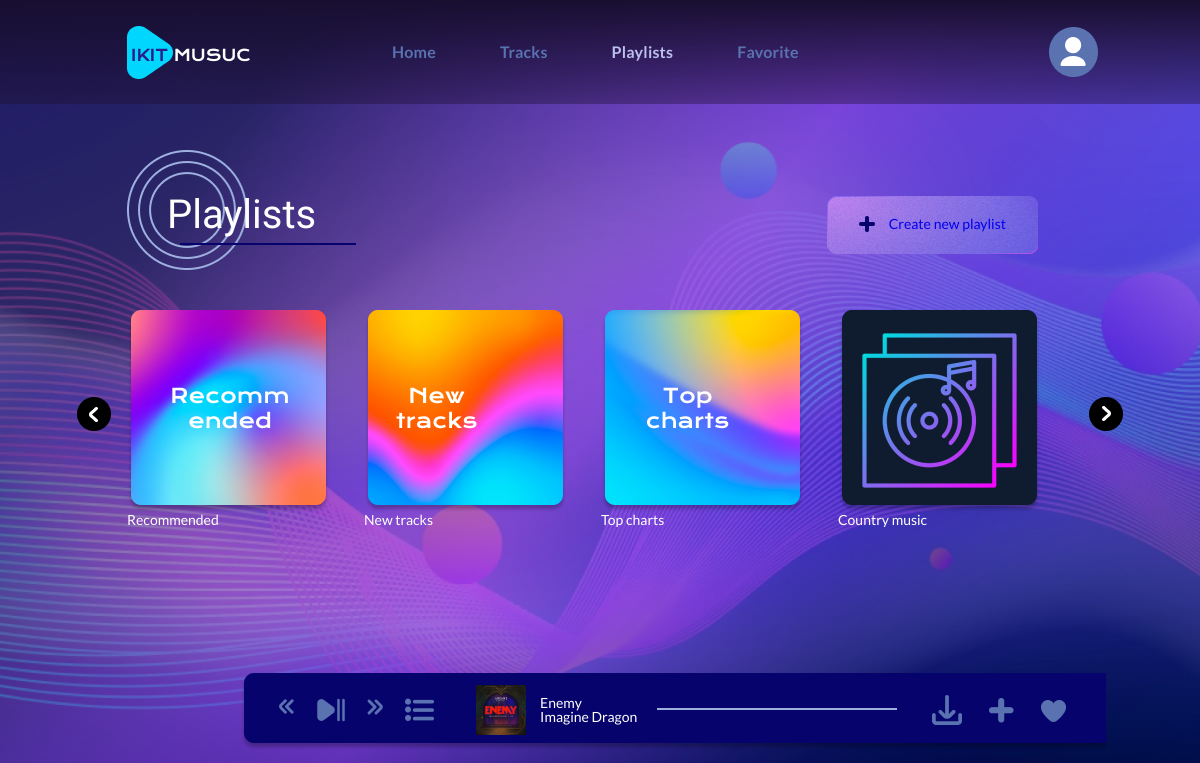
/1/track/2, run on an earlier commit of the app's database.
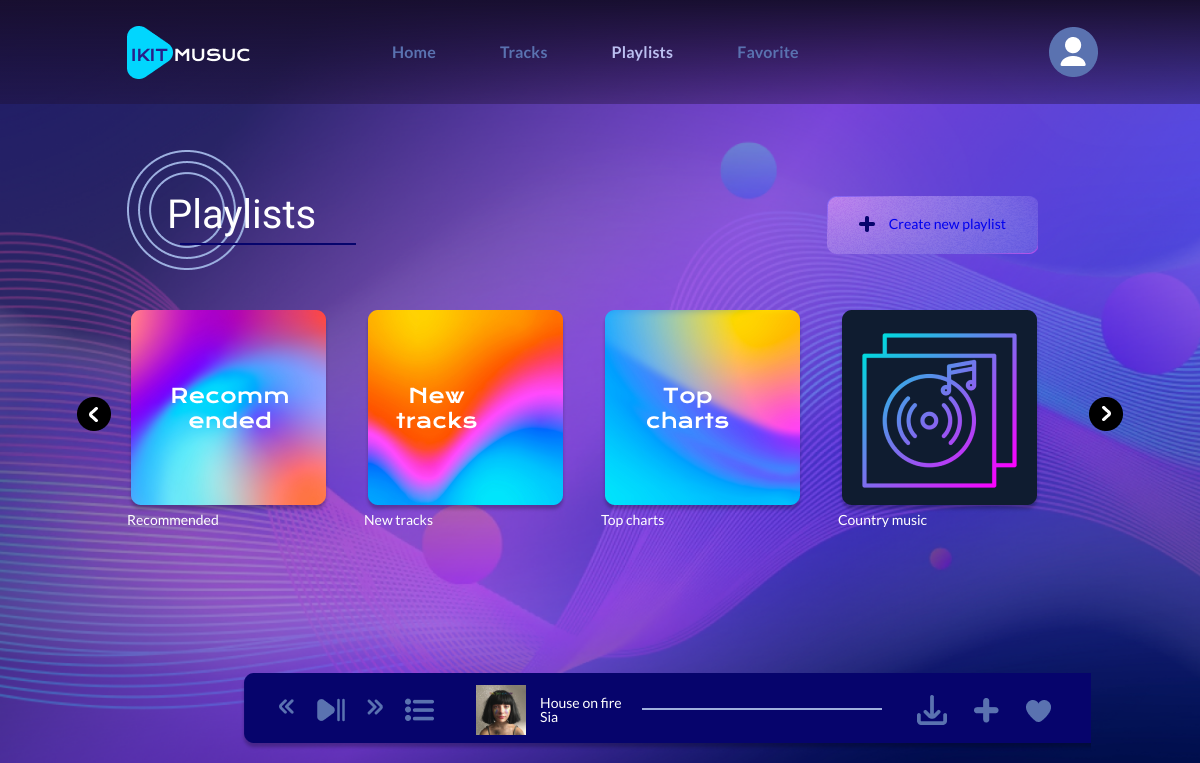
And on a later commit of the database.
### music/models.py (models this page shows, shortened)
class Playlist(models.Model):
    name = models.CharField(max_length=255, null=True)
    cover = models.ImageField(upload_to="photos/%Y/%m/%d/", null=True)
    description = models.CharField(max_length=500, null=True)
    is_default = models.BooleanField(default=False)
    compositions = models.ManyToManyField(Composition)

class Composition(models.Model):
    name = models.CharField(max_length=255)
    author = models.CharField(max_length=255)
    cover = models.ImageField(upload_to="photos/%Y/%m/%d/")
    audio = models.FileField(upload_to="audio/%Y/%m/%d/")
    is_played = models.BooleanField(default=False)
    is_liked = models.BooleanField(default=False)
    order = models.PositiveSmallIntegerField(default=0, blank=True, null=True)
    class Meta:
        ordering = ['name', 'author']

### music/views.py (the view)
# urls.py: path('<int:playlist_id>/track/<int:track_number>', new_track, name="next"),
def new_track(request, playlist_id, track_number):
    playlists = Playlist.objects.all()
    playlist = Playlist.objects.get(id=playlist_id)
    track_number = count_track_number(playlist, track_number)
    composition = playlist.compositions.all()[track_number]
    context = {
        'playlists': playlists,
        "playlist": playlist,
        "composition": composition,
        "track_number": track_number
    }
    return render(request, "music/index.html", context)

### music/views.py (called while the page is built)
def count_track_number(playlist, track_number):
    size = playlist.compositions.count()
    if track_number > size:
        track_number = 1
    elif track_number < 1:
        track_number = size
    return track_number

### music/templates/music/index.html (shortened to what this page needs)
{% load static %}
<!DOCTYPE html>
<html lang="en">
    <head>
        <link rel="stylesheet" href="{% static 'music/css/style.css' %}">
    </head>
    <body>
        <div class="wrapper">
            <header class="header">
                <div class="header__container container">
                    <a href="{% url 'home' %}" class="header__logo">
                        <img src="{% static 'music/img/logo.png' %}" alt="IKIT music">
                    </a>
                    <nav class="header__menu menu">
                        <ul class="menu__list">
                            <li>
                                <a href="{% url 'home' %}" class="menu__link">Home</a>
                            </li>
                            <li>
                                <a href="{% url 'tracks' %}" class="menu__link">Tracks</a>
                            </li>
                            <li>
                                <a href="{% url 'home' %}" class="menu__link current__item">Playlists</a>
                            </li>
                            <li>
                                <a href="{% url 'playlist' 5 %}" class="menu__link">Favorite</a>
                            </li>
                        </ul>
                    </nav>
                    <a href="#" class="header__user">
                        <img src="{% static 'music/img/user.png' %}" alt="profile">
                    </a>
                </div>
            </header>
            <main class="page">
                <section class="page__main-block main-block">
                    <div class="main-block__container container">
                        <div class="main-block__body">
                            <div class="flex-container">
                                <h1 class="main-block__title">
                                    Playlists
                                </h1>
                                <a href="{% url 'new' %}" class="button-add">
                                    <div class="button__container">
                                        <div class="button__flex">
                                            <div class="button__img">
                                                <img src="{% static 'music/img/plus.png' %}" alt="">
                                            </div>
                                            <div class="button__text">
                                                Create new playlist
                                            </div>
                                        </div>
                                    </div>
                                </a>
                            </div>
                            <div class="slider">
                                {% for playlist in playlists %}
                                    <div class="slider__item">
                                        <a href="{% url 'playlist' playlist.pk %}" class="slider__link" id="{{ playlist.pk }}">
                                            <div class="img">
                                                <img src="{{ playlist.cover.url }}" alt="new tracs">
                                            </div>
                                            <p>{{ playlist.name }}</p>
                                        </a>
                                    </div>
                                {% endfor %}
                            </div>
                        </div>
                    </div>
                </section>
                {% if playlist %}
                <div class="play-track">
                    <div class="play__container">
                        <div class="play__control">
                    <a href="{% url 'next' playlist.pk track_number|add:'-1' %}" class="play__previous">
                        <img src="{% static 'music/img/play/previos.png' %}"
                             alt="prev">
                    </a>
                    <a href="#" class="play__pause">
                        <img src="{% static 'music/img/play/play-pause 1.png' %}"
                             alt="play">
                    </a>
                    <a href="{% url 'next' playlist.pk track_number|add:1 %}" class="play__next">
                        <img src="{% static 'music/img/play/next.png' %}"
                             alt="next">
                    </a>
                    <a href="#" class="play__list">
                        <img src="{% static 'music/img/play/list 1.png' %}"
                             alt="playlist">
                    </a>
                </div>
                        <div class="play__composition">
                    <div class="play__image">
                        <img src="{{ composition.cover.url }}"
                             alt="">
                    </div>
                    <div class="play__track">
                        <div class="track__name">
                            {{ composition.name }}
                        </div>
                        <div class="track__author">
                            {{ composition.author }}
                        </div>
                    </div>
                </div>
                        <div class="play__progress">
                    <div class="play__progress-container">
                        <div class="play__line"></div>
                    </div>
                </div>
                        <div class="play__add">
                    <a href="#" class="play__downoload">
                        <img src="{% static 'music/img/play/download 1.png' %}"
                             alt="">
                    </a>
                    <a href="#" class="play__plus">
                        <img src="{% static 'music/img/play/plus-small 1.png' %}"
                             alt="">
                    </a>
                    <a href="#" class="play__like">
                        <img src="{% static 'music/img/play/heart 1.png' %}"
                             alt="">
                    </a>
                </div>
                    </div>
                </div>
                {% endif %}
            </main>
        </div>
    </body>
</html>

### music/static/music/css/style.css (style rules this page uses)
* { padding: 0; margin: 0; border: 0; }
*, *::before, *::after { box-sizing: border-box; -moz-box-sizing: border-box; -webkit-box-sizing: border-box; }
nav, footer, header, aside { display: block; }
html, body { min-height: 100vh; width: 100%; line-height: 1; font-size: 14px; -ms-text-size-adjust: 100%; -moz-text-size-adjust: 100%; -webkit-text-size-adjust: 100%; background: #FAFAFA; }
a, a:visited { text-decoration: none; }
ul li { list-style: none; }
img { vertical-align: top; }
h1, h2, h3, h4, h5, h6 { font-size: inherit; font-weight: inherit; }
body { height: 100%; line-height: 1; font-size: 14px; font-weight: 500; color: white; font-family: 'Lato', sans-serif; background: url("../img/background.png") no-repeat center center fixed; background-size: cover; }
.wrapper { min-height: 100%; overflow: hidden; display: flex; flex-direction: column; }
.container { max-width: 1046px; margin: 0 auto; padding: 0 15px; box-sizing: content-box; }
.header { position: absolute; width: 100%; left: 0; top: 0; z-index: 50; background: linear-gradient(180deg, #180F30 0%, rgba(31, 15, 48, 0.38) 100%); }
.header__container { display: flex; min-height: 104px; align-items: center; }
.header__logo { margin-left: 50px; }
.header__user { margin-left: 250px; justify-self: flex-end; }
.header__menu { margin-left: 133px; padding: 5px 0; }
.menu__list { display: flex; flex-wrap: wrap; }
.menu__list li { margin-right: 64px; }
.menu__list li:last-child { margin-right: 0; }
.menu__link { color:#5A72B0; font-weight: 600; line-height: calc(24 / 14 * 100%); letter-spacing: 0.2px; font-size: 16px; }
.page { flex: 1 1 auto; }
.main-block { width: 100%; position: relative; }
.main-block__body { padding: 140px 0 191px 0; position: relative; z-index: 2; }
.flex-container { display: flex; align-items: center; justify-content: space-between; }
.main-block__title { font-family: 'Krona One', sans-serif; font-style: normal; font-weight: 400; padding: 40px; font-size: 40px; line-height: 50px; margin: 10px 0 30px 50px; background: url("../img/title.png") 0 0 no-repeat; }
.button-add { margin-right: 85px; height: 58px; background: url("../img/new.png") 0 0 no-repeat; }
.button__container { margin: 20px 32px; }
.button__flex { display: flex; align-items: center; }
.button__img { margin-right: 14px; }
.slider { position: relative; padding: 0 50px; }
.img { max-width: 195px; position: relative; }
.play-track { position: absolute; bottom: 40px; left: 20%; z-index: 10; background: url("../img/Rectangle.png") 0 0 no-repeat; }
.play__container { padding: 12px 40px 25px 20px; display: flex; align-items: center; }
.play__container a { margin-left: 15px; }
.play__image { width: 50px; height: 50px; position: relative; }
.play__image img { position: absolute; width: 100%; height: 100%; top: 0; left: 0; object-fit: cover; }
.play__composition { display: flex; align-items: center; margin-left: 42px; }
.play__track { margin-left: 14px; }
.play__add { display: flex; align-items: center; }
.play__track { color: white; }
.play__progress { margin: 0 20px; cursor: pointer; }
.play__progress-container { width: 240px; height: 4px; position: relative; }
.play__line { width: 240px; height: 2px; background-color: #9fb0dd; position: absolute; top: 0; left: 0; }
.current__item { color:rgb(187, 191, 240) }

What changed in the data, as far as the page shows it:
removed Composition: cover (picture), name "Enemy", author "Imagine Dragon"
now on this page (row unchanged): Composition: cover (picture), name "House on fire", author "Sia"
